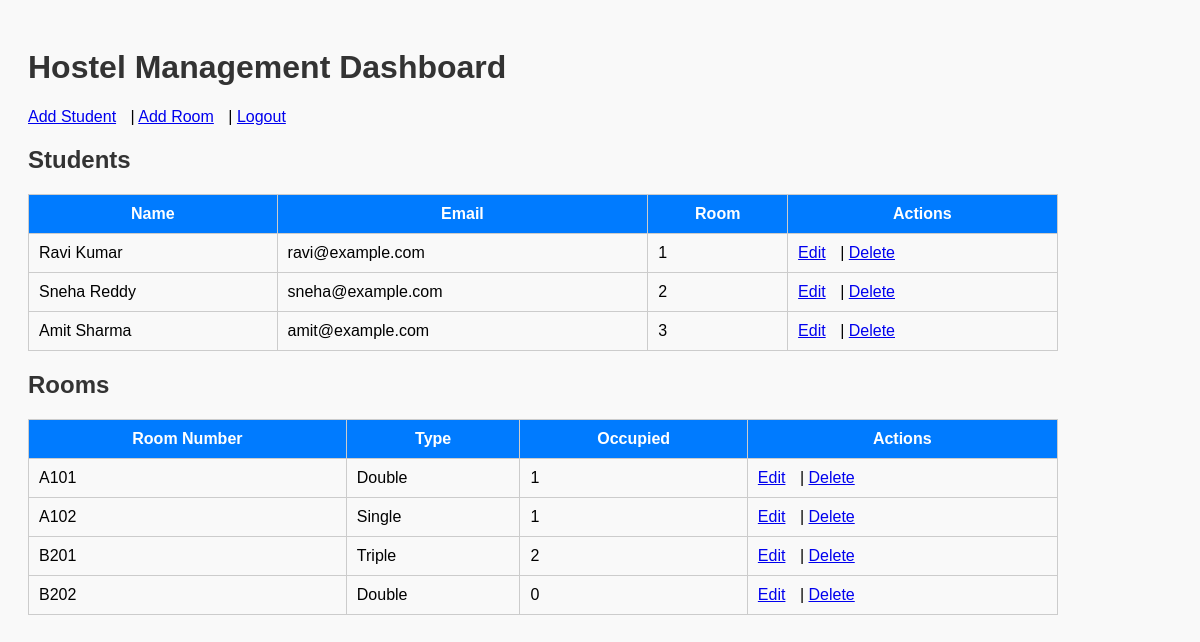
Page /dashboard.php (signed in) on the committed database.
### tables this page shows
CREATE TABLE Students (
    StudentID INT PRIMARY KEY AUTO_INCREMENT,
    Name VARCHAR(100),
    Gender VARCHAR(10),
    DOB DATE,
    ContactNumber VARCHAR(15),
    Email VARCHAR(100),
    RoomID INT,
    AdmissionDate DATE
);

CREATE TABLE Rooms (
    RoomID INT PRIMARY KEY AUTO_INCREMENT,
    RoomNumber VARCHAR(10),
    Capacity INT,
    Occupied INT,
    RoomType VARCHAR(20)
);

### dashboard.php (the view, shortened to what this page needs)
<!DOCTYPE html>
<html>
<head>
    <link rel="stylesheet" href="style.css">
</head>
<body>
    <h1>Hostel Management Dashboard</h1>
    <a href="add_student.php">Add Student</a> |
    <a href="add_room.php">Add Room</a> |
    <a href="logout.php">Logout</a>
    <h2>Students</h2>
    <?php include 'db.php';
    $students = mysqli_query($connection, "SELECT * FROM Students");
    echo "<table><tr><th>Name</th><th>Email</th><th>Room</th><th>Actions</th></tr>";
    while ($row = mysqli_fetch_assoc($students)) {
        echo "<tr>
            <td>{$row['Name']}</td>
            <td>{$row['Email']}</td>
            <td>{$row['RoomID']}</td>
            <td>
                <a href='edit_student.php?id={$row['StudentID']}'>Edit</a> |
                <a href='delete_student.php?id={$row['StudentID']}'>Delete</a>
            </td>
        </tr>";
    }
    echo "</table>";
    ?>
    <h2>Rooms</h2>
    <?php
    $rooms = mysqli_query($connection, "SELECT * FROM Rooms");
    echo "<table><tr><th>Room Number</th><th>Type</th><th>Occupied</th><th>Actions</th></tr>";
    while ($row = mysqli_fetch_assoc($rooms)) {
        echo "<tr>
            <td>{$row['RoomNumber']}</td>
            <td>{$row['RoomType']}</td>
            <td>{$row['Occupied']}</td>
            <td>
                <a href='edit_room.php?id={$row['RoomID']}'>Edit</a> |
                <a href='delete_room.php?id={$row['RoomID']}'>Delete</a>
            </td>
        </tr>";
    }
    echo "</table>";
    ?>
</body>
</html>

### style.css (style rules this page uses)
body { font-family: Arial; background-color: #f9f9f9; padding: 20px; }
h1, h2 { color: #333; }
table { width: 90%; border-collapse: collapse; margin-top: 20px; }
th, td { padding: 10px; border: 1px solid #ccc; }
th { background-color: #007BFF; color: white; }
a { margin-right: 10px; }

### rows in the picture
students: Name "Ravi Kumar", Email "ravi@example.com", RoomID "1"
students: Name "Sneha Reddy", Email "sneha@example.com", RoomID "2"
students: Name "Amit Sharma", Email "amit@example.com", RoomID "3"
rooms: RoomNumber "A101", RoomType "Double", Occupied "1"
rooms: RoomNumber "A102", RoomType "Single", Occupied "1"
rooms: RoomNumber "B201", RoomType "Triple", Occupied "2"
rooms: RoomNumber "B202", RoomType "Double", Occupied "0"
